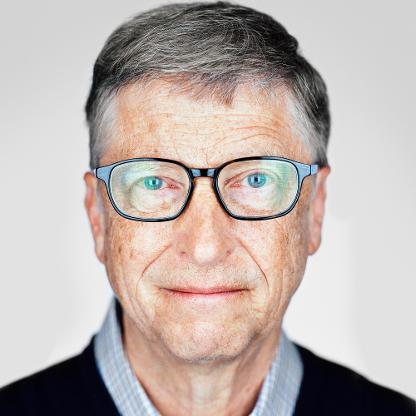
#> input picture images/Bill_Gates/Bill_Gates01.jpg, 416 x 416 px, found by its file name; its folder holds 4 pictures in this run
$ python photo_for_db.py
#> lines starting #> are read from the running program, lines starting #| are printed output that depends on the picture
import glob
import os

import cv2

PADDING = 20
identity = ''


def photo_to_database():
    face_cascade = cv2.CascadeClassifier('haarcascade_frontalface_default.xml')
    face_id = int(input('Введите 1 - Bill_Gates, 2 - Elon_Musk, 3 - Steve_Jobs , 4 - Bill_Elon_Musk: '))
#> the answer given: 1

    path = ''
    if face_id == 1:
        path = "images/Bill_Gates/*"

    elif face_id == 2:
        path = "images/Elon_Musk/*"

    elif face_id == 3:
        path = "images/Steve_Jobs/*"

    elif face_id == 4:
        path = "images/Bill_Elon_Steve/*"

    else:
        print('Ошибка варианта!')

    for file in glob.glob(path):
        global identity
        identity = os.path.splitext(os.path.basename(file))[0]
        img = None
        if face_id == 1:
            img = cv2.imread(os.getcwd() + '\\images\\Bill_Gates\\' + identity + '.jpg')
#> img is the input picture: shape (416, 416, 3); mean B, G, R 173.9, 178.3, 189.3

        elif face_id == 2:
            img = cv2.imread(os.getcwd() + '\\images\\Elon_Musk\\' + identity + '.jpg')

        elif face_id == 3:
            img = cv2.imread(os.getcwd() + '\\images\\Steve_Jobs\\' + identity + '.jpg')

        elif face_id == 4:
            img = cv2.imread(os.getcwd() + '\\images\\Bill_Elon_Steve\\' + identity + '.jpg')

        else:
            print('Ошибка варианта!')

        gray = cv2.cvtColor(img, cv2.COLOR_BGR2GRAY)
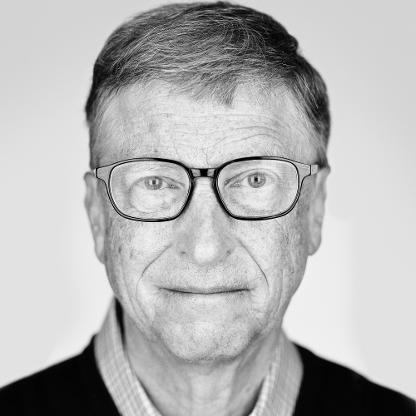
#> gray: shape (416, 416); min 0, max 254, mean 181.1
        faces = face_cascade.detectMultiScale(gray, 1.2, 5)
#> faces = ()
        faces_detected = identity + " лиц обнаружено: " + format(len(faces))
#> faces_detected = 'Bill_Gates01 лиц обнаружено: 0'
        print(faces_detected)
#| Bill_Gates01 лиц обнаружено: 0

        for (x, y, w, h) in faces:
            x1 = x - PADDING
            y1 = y - PADDING
            x2 = x + w + PADDING
            y2 = y + h + PADDING
            cv2.rectangle(img, (x1, y1), (x2, y2), (0, 255, 0), 2)
            path1 = ' '

            if face_id == 1:
                path1 = os.getcwd() + '\\images\\Bill_Gates1\\' + identity + '.jpg'

            elif face_id == 2:
                path1 = os.getcwd() + '\\images\\Elon_Musk1\\' + identity + '.jpg'

            elif face_id == 3:
                path1 = os.getcwd() + '\\images\\Steve_Jobs1\\' + identity + '.jpg'

            elif face_id == 4:
                path1 = os.getcwd() + '\\images\\Bill_Elon_Steve1\\' + identity + '.jpg'

            else:
                print('Ошибка варианта!')

            cv2.imwrite(path1, gray[y1:y2, x1:x2])
            cv2.imshow('photo' + identity, img)
#> this loop made 0 passes
#> pass 2 of the loop in photo_to_database, `for file in glob.glob(path):`:
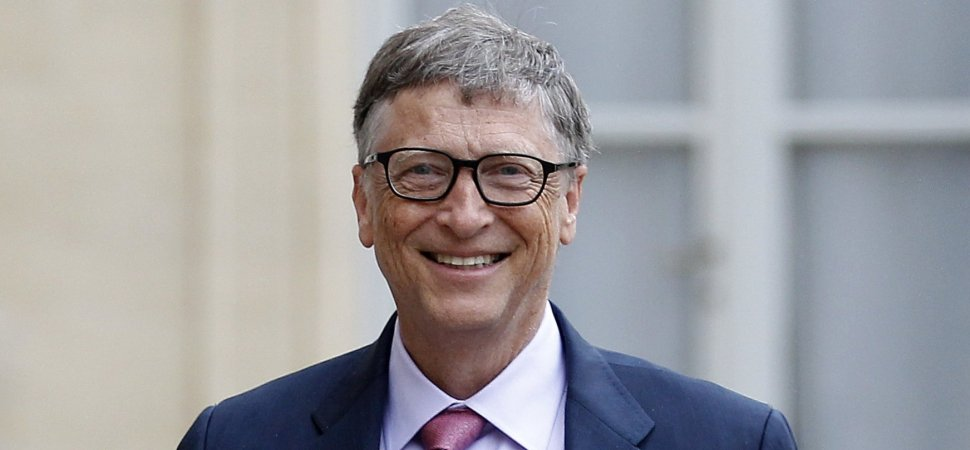
#> input picture images/Bill_Gates/Bill_Gates02.jpg, 970 x 450 px, found by its file name
#> in photo_to_database, img is the input picture: shape (450, 970, 3); mean B, G, R 161, 158.1, 159.4
#> in photo_to_database, `gray = cv2.cvtColor(img, cv2.COLOR_BGR2GRAY)`:
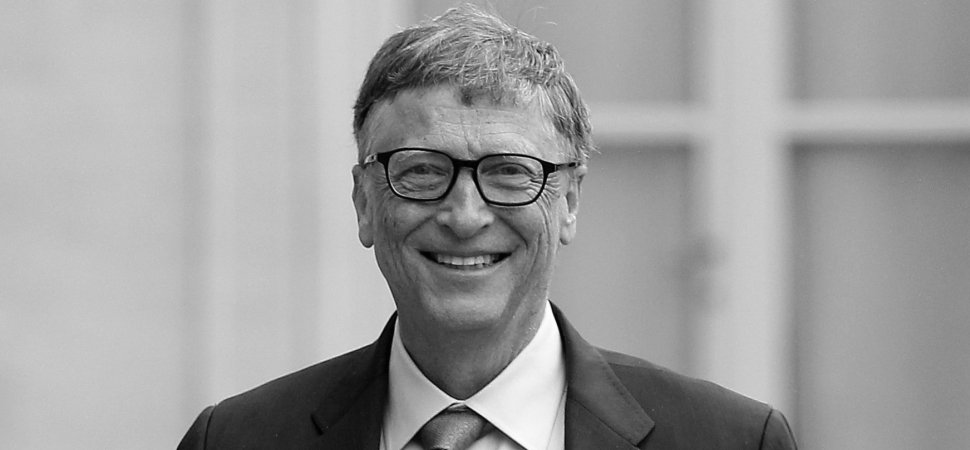
#> gray: shape (450, 970); min 0, max 255, mean 158.8
#> faces = [[335, 79, 247, 247]]
#> faces_detected = 'Bill_Gates02 лиц обнаружено: 1'
#| Bill_Gates02 лиц обнаружено: 1
#> the loop in photo_to_database, `for (x, y, w, h) in faces:` made 1 pass
#> (x, y, w, h, x1, y1, x2, y2) on pass 1: (335, 79, 247, 247, 315, 59, 602, 346)
#> pass 1, in photo_to_database, `cv2.imshow('photo' + identity, img)`:
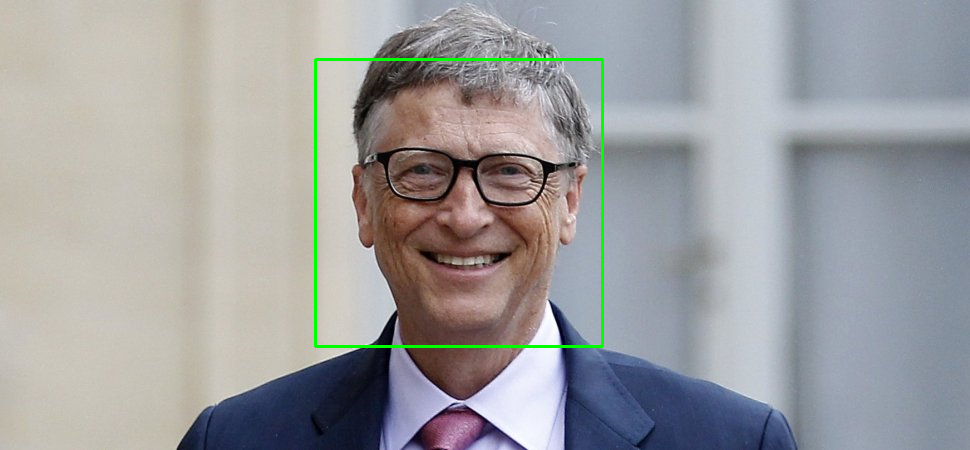
#> window 'photoBill_Gates02': shape (450, 970, 3); mean B, G, R 159.7, 158.8, 158.1
#> pass 3 of the loop in photo_to_database, `for file in glob.glob(path):`:
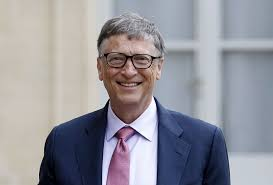
#> input picture images/Bill_Gates/Bill_Gates03.jpg, 273 x 185 px, found by its file name
#> in photo_to_database, img is the input picture: shape (185, 273, 3); mean B, G, R 155.9, 148.5, 149.3
#> in photo_to_database, `gray = cv2.cvtColor(img, cv2.COLOR_BGR2GRAY)`:
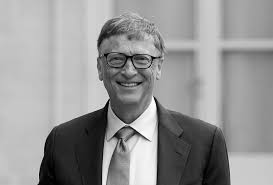
#> gray: shape (185, 273); min 0, max 254, mean 149.6
#> faces = [[95, 35, 65, 65]]
#> faces_detected = 'Bill_Gates03 лиц обнаружено: 1'
#| Bill_Gates03 лиц обнаружено: 1
#> the loop in photo_to_database, `for (x, y, w, h) in faces:` made 1 pass
#> (x, y, w, h, x1, y1, x2, y2) on pass 1: (95, 35, 65, 65, 75, 15, 180, 120)
#> pass 1, in photo_to_database, `cv2.imshow('photo' + identity, img)`:
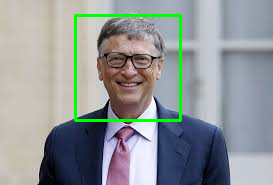
#> window 'photoBill_Gates03': shape (185, 273, 3); mean B, G, R 151.8, 150.9, 145.4
#> the loop made 4 passes; the first 3 are shown

    cv2.waitKey(0)
    cv2.destroyAllWindows()
    pass


if __name__ == "__main__":
    photo_to_database()
